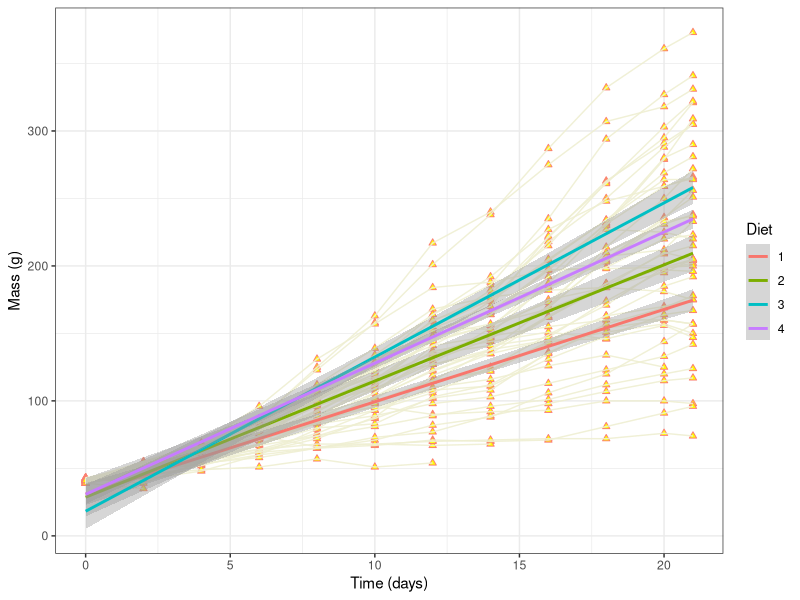

The R source for this figure:
# Day_3.R
# The intention of this analysis is to...
# AJ Smit
# 21 Feb 2018


# Set-up ------------------------------------------------------------------

library(tidyverse)



# Load the data -----------------------------------------------------------

chicks <- datasets::ChickWeight



# Make a graph ------------------------------------------------------------

ggplot(data = chicks, aes(x = Time, y = weight)) +
  geom_point(shape = 24, colour = "salmon", fill = "yellow") +
  geom_line(aes(group = Chick), colour = "lightyellow2", alpha = 0.9) +
  geom_smooth(method = "lm", aes(colour = Diet)) +
  labs(x = "Time (days)", y = "Mass (g)") +
  theme_bw()



# Continuing --------------------------------------------------------------

library(ggpubr)


